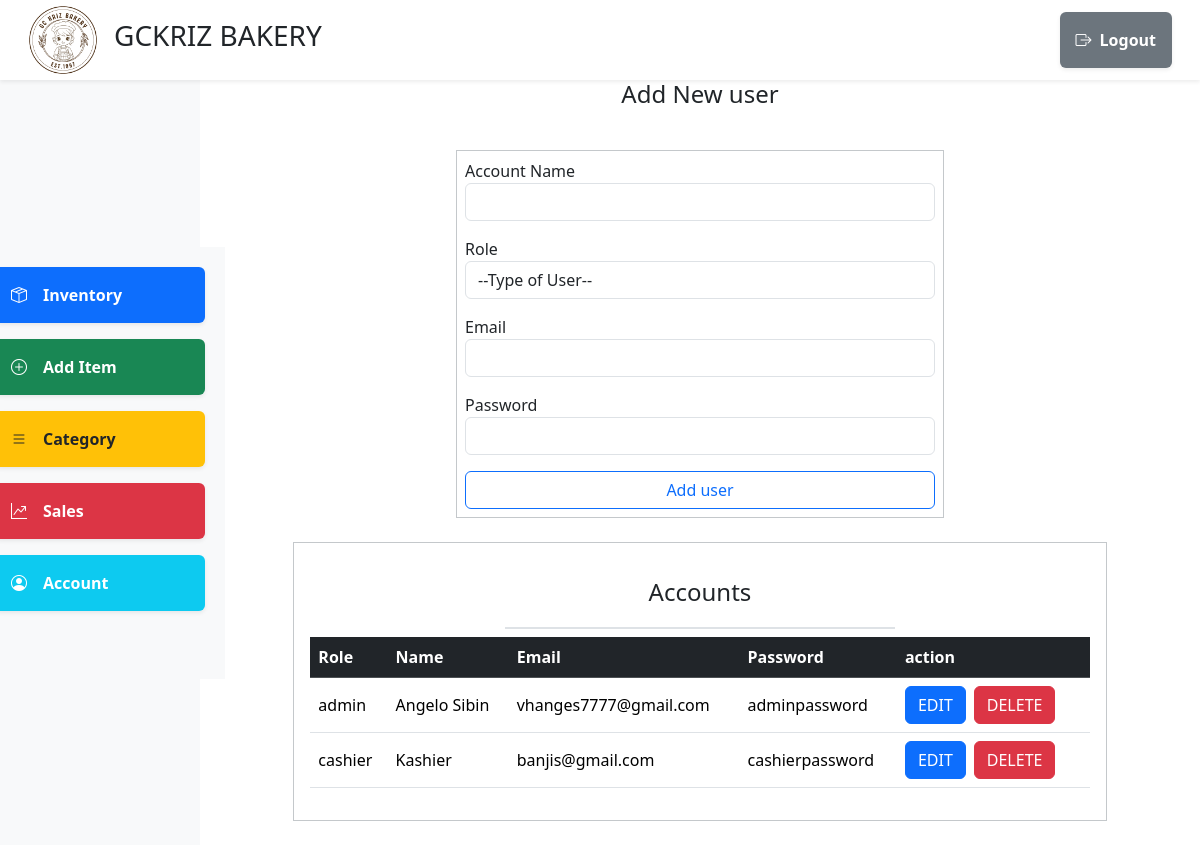
Before: /admin/admin_accounts.php with the older database file.
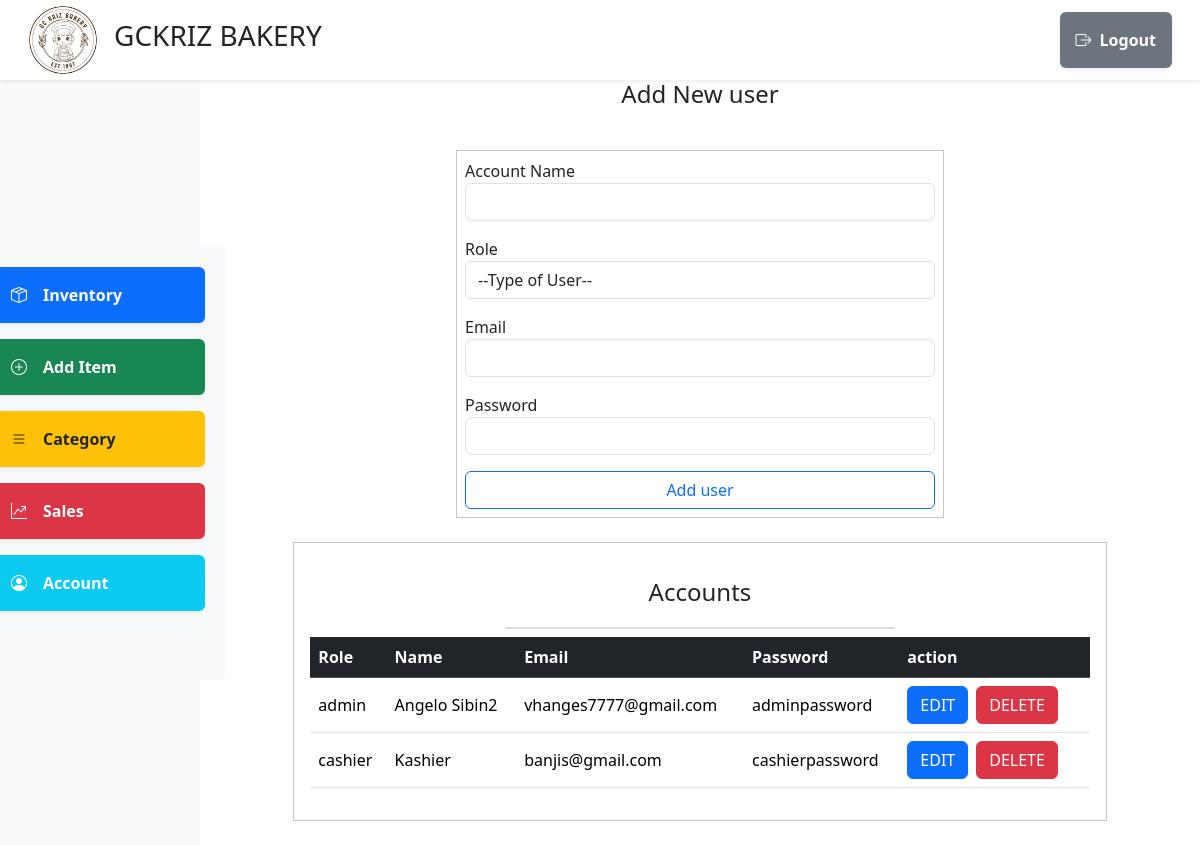
After: the same page with the newer database file.
### tables this page shows
CREATE TABLE `users` (
  `userID` int NOT NULL,
  `roleID` varchar(50) DEFAULT NULL,
  `name` varchar(100) DEFAULT NULL,
  `email` varchar(100) DEFAULT NULL,
  `password` varchar(100) DEFAULT NULL
);

CREATE TABLE `roles` (
  `roleID` int NOT NULL,
  `roleDescription` varchar(250) NOT NULL
);

### model/user.php (called while the page is built, shortened)
<?php
require_once __DIR__.'/../_init.php';
Class User{
    public static function getAll(){
        global $connection;
        $sql_command = "SELECT * FROM users INNER JOIN roles on users.roleID = roles.roleID";
        $stmt = $connection->prepare($sql_command);
        $stmt->execute();
        $result = $stmt->get_result();
        $data = $result->fetch_all(MYSQLI_ASSOC);
        return $data;
    }
}

### admin/admin_accounts.php (the view, shortened to what this page needs)
<?php
require "../_init.php";
$User = new User();
?>
<!DOCTYPE html>
<html lang="en">
<head>
</head>
<body>
    <?php require "../template/nav.php";  ?>
    <div class="container-fluid full-vh-vw">
    <div class="row h-100">
      <div class="col-2 bg-light d-flex align-items-center justify-content-center">
        <?php require "../template/side_nav.php"; ?>
      </div>
      <div class="col-10 d-flex flex-column align-items-center justify-content-center">
        <h4>Add New user</h4>
        <form action="../controller/user_controller.php?action=<?=isset($_POST['user-id']) ? 'update-user' : 'add-user'?>" method="POST" class="d-flex flex-column border p-2 border-secondary-subtle w-50">
              <div class="form-group mb-3">
                  <label for="user-name">Account Name</label>
                  <input
                  type="text"
                  name="user-name"
                  class="form-control"
                  id="user-name"
                  value="<?=isset($_POST['name']) ? $_POST['name'] : ''?>"
                  required>
              </div>
              <div class="form-group mb-3">
                <label for="user-role">Role</label>
                <select name="user-role" id="user-role" class="form-control" required>php
                    <option value="">--Type of User--</option>
                </select>
              </div>
              <div class="form-group mb-3">
                  <label for="user-email">Email</label>
                  <input
                  type="text"
                  name="user-email"
                  class="form-control"
                  id="user-name"
                  value="<?=isset($_POST['email']) ? $_POST['email'] : ''?>"
                  required>
              </div>
              <div class="form-group mb-3">
                  <label for="user-password">Password</label>
                  <input
                  type="text"
                  name="user-password"
                  class="form-control"
                  id="user-name"
                  value="<?=isset($_POST['password']) ? $_POST['password'] : ''?>"
                  required>
              </div>
              <button type="submit" class="btn btn-outline-primary">Add user</button>
        </form>
        <div class="col-10 d-flex flex-column align-items-center justify-content-start border border-secondary bg-white border-secondary-subtle p-3 m-4 ">
             <div class="d-flex justify-content-center align-items-center w-50 mb-2 border-bottom border-2 border-subtle" style="height: 70px">
                 <h4 class="mb-0 text-center">Accounts</h4>
             </div>
                 <table class="table table-responsive table-hover">
                     <thead class="table-dark align-middle ">
                         <tr>
                             <th scope="col">Role</th>
                             <th scope="col">Name</th>
                             <th scope="col">Email</th>
                             <th scope="col">Password</th>
                             <th scope="col">action</th>
                         </tr>
                     </thead>
                         <tbody>
                             <?php foreach($User->getAll() as $user) : ?>
                                 <tr class="align-middle">
                                     <td><?= $user["roleDescription"]?></td>
                                     <td><?= $user["name"]?></td>
                                     <td><?= $user["email"]?></td>
                                     <td><?= $user["password"]?></td>
                                     <td class="d-flex flex-row">
                                     <form action="admin_accounts.php" method="POST">
                                        <button type="submit" name="submit" class="btn btn-primary">EDIT</button>
                                     </form>
                                         <form action="../controller/user_controller.php?action=delete-user" method="POST" class="mx-2">
                                             <button type="submit" name="submit" class="btn btn-danger">DELETE</button>
                                         </form>
                                     </td>
                                 </tr>
                             <?php endforeach;?>
                         </tbody>
                 </table>
             </div>
      </div>
    </div>
    </div>
</body>
</html>

Changed rows visible on the page:
changed users "vhanges7777@gmail.com": name "Angelo Sibin" → "Angelo Sibin2"
